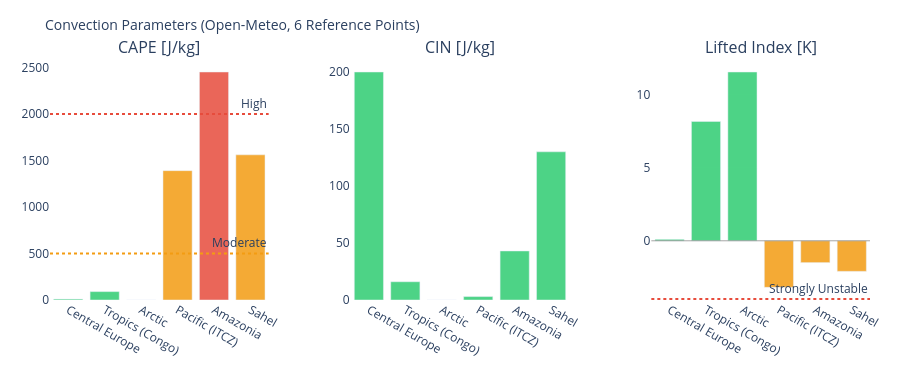

Source (notebook cell):
### Markdown cell above
---
## 3. Visualizations

### Code cell
# ============================================================
# CAPE / CIN / LIFTED INDEX – Convection potential
# ============================================================

if not df_atm.empty:
    fig = make_subplots(
        rows=1, cols=3,
        subplot_titles=['CAPE [J/kg]', 'CIN [J/kg]', 'Lifted Index [K]'],
        horizontal_spacing=0.1
    )
    pts = df_atm['point'].tolist()
    pt_colors = ['#E85D24','#185FA5','#888780','#378ADD','#639922','#F2A623']

    # CAPE – höher = mehr Gewitterpotential
    cape_vals = df_atm['cape'].fillna(0).tolist()
    cape_colors = ['#e74c3c' if v > 2000 else '#f39c12' if v > 500 else '#2ecc71'
                   for v in cape_vals]
    fig.add_trace(go.Bar(x=pts, y=cape_vals, marker_color=cape_colors,
                         opacity=0.85, showlegend=False), row=1, col=1)
    fig.add_hline(y=2000, line_dash='dot', line_color='#e74c3c',
                  annotation_text='High', row=1, col=1)
    fig.add_hline(y=500,  line_dash='dot', line_color='#f39c12',
                  annotation_text='Moderate', row=1, col=1)

    # CIN – negativer = stärker gedeckelt (weniger Auslöse)
    cin_vals = df_atm['cin'].fillna(0).tolist()
    cin_colors = ['#e74c3c' if v < -200 else '#f39c12' if v < -50 else '#2ecc71'
                  for v in cin_vals]
    fig.add_trace(go.Bar(x=pts, y=cin_vals, marker_color=cin_colors,
                         opacity=0.85, showlegend=False), row=1, col=2)

    # Lifted Index – negativ = instabil
    li_vals = df_atm['li'].fillna(0).tolist()
    li_colors = ['#e74c3c' if v < -4 else '#f39c12' if v < 0 else '#2ecc71'
                 for v in li_vals]
    fig.add_trace(go.Bar(x=pts, y=li_vals, marker_color=li_colors,
                         opacity=0.85, showlegend=False), row=1, col=3)
    fig.add_hline(y=0, line_color='gray', line_width=0.7, row=1, col=3)
    fig.add_hline(y=-4, line_dash='dot', line_color='#e74c3c',
                  annotation_text='Strongly Unstable', row=1, col=3)

    fig.update_layout(
        title=dict(text='Convection Parameters (Open-Meteo, 6 Reference Points)', font=dict(size=14)),
        height=380, plot_bgcolor='rgba(0,0,0,0)', paper_bgcolor='rgba(0,0,0,0)',
        margin=dict(l=50, r=30, t=60, b=80)
    )
    fig.update_xaxes(tickangle=30)
    fig.show()

### Figure 1 — Plotly figure (JSON) as saved in the notebook; plotly's stock layout.template omitted (floating-point values rounded to 4 significant figures)
{"data": [{"marker": {"color": ["#2ecc71", "#2ecc71", "#2ecc71", "#f39c12", "#e74c3c", "#f39c12"]}, "opacity": 0.85, "showlegend": false, "type": "bar", "x": ["Central Europe", "Tropics (Congo)", "Arctic", "Pacific (ITCZ)", "Amazonia", "Sahel"], "xaxis": "x", "y": [10.0, 90.0, 0.0, 1390.0, 2450.0, 1560.0], "yaxis": "y"}, {"marker": {"color": ["#2ecc71", "#2ecc71", "#2ecc71", "#2ecc71", "#2ecc71", "#2ecc71"]}, "opacity": 0.85, "showlegend": false, "type": "bar", "x": ["Central Europe", "Tropics (Congo)", "Arctic", "Pacific (ITCZ)", "Amazonia", "Sahel"], "xaxis": "x2", "y": [200.0, 16.0, 0.0, 3.0, 43.0, 130.0], "yaxis": "y2"}, {"marker": {"color": ["#2ecc71", "#2ecc71", "#2ecc71", "#f39c12", "#f39c12", "#f39c12"]}, "opacity": 0.85, "showlegend": false, "type": "bar", "x": ["Central Europe", "Tropics (Congo)", "Arctic", "Pacific (ITCZ)", "Amazonia", "Sahel"], "xaxis": "x3", "y": [0.1, 8.2, 11.6, -3.2, -1.5, -2.1], "yaxis": "y3"}], "layout": {"annotations": [{"font": {"size": 16}, "showarrow": false, "text": "CAPE [J/kg]", "x": 0.1333, "xanchor": "center", "xref": "paper", "y": 1.0, "yanchor": "bottom", "yref": "paper"}, {"font": {"size": 16}, "showarrow": false, "text": "CIN [J/kg]", "x": 0.5, "xanchor": "center", "xref": "paper", "y": 1.0, "yanchor": "bottom", "yref": "paper"}, {"font": {"size": 16}, "showarrow": false, "text": "Lifted Index [K]", "x": 0.8667, "xanchor": "center", "xref": "paper", "y": 1.0, "yanchor": "bottom", "yref": "paper"}, {"showarrow": false, "text": "High", "x": 1, "xanchor": "right", "xref": "x domain", "y": 2000, "yanchor": "bottom", "yref": "y"}, {"showarrow": false, "text": "Moderate", "x": 1, "xanchor": "right", "xref": "x domain", "y": 500, "yanchor": "bottom", "yref": "y"}, {"showarrow": false, "text": "Strongly Unstable", "x": 1, "xanchor": "right", "xref": "x3 domain", "y": -4, "yanchor": "bottom", "yref": "y3"}], "height": 380, "margin": {"b": 80, "l": 50, "r": 30, "t": 60}, "paper_bgcolor": "rgba(0,0,0,0)", "plot_bgcolor": "rgba(0,0,0,0)", "shapes": [{"line": {"color": "#e74c3c", "dash": "dot"}, "type": "line", "x0": 0, "x1": 1, "xref": "x domain", "y0": 2000, "y1": 2000, "yref": "y"}, {"line": {"color": "#f39c12", "dash": "dot"}, "type": "line", "x0": 0, "x1": 1, "xref": "x domain", "y0": 500, "y1": 500, "yref": "y"}, {"line": {"color": "gray", "width": 0.7}, "type": "line", "x0": 0, "x1": 1, "xref": "x3 domain", "y0": 0, "y1": 0, "yref": "y3"}, {"line": {"color": "#e74c3c", "dash": "dot"}, "type": "line", "x0": 0, "x1": 1, "xref": "x3 domain", "y0": -4, "y1": -4, "yref": "y3"}], "title": {"font": {"size": 14}, "text": "Convection Parameters (Open-Meteo, 6 Reference Points)"}, "xaxis": {"anchor": "y", "domain": [0.0, 0.2667], "tickangle": 30}, "xaxis2": {"anchor": "y2", "domain": [0.3667, 0.6333], "tickangle": 30}, "xaxis3": {"anchor": "y3", "domain": [0.7333, 1.0], "tickangle": 30}, "yaxis": {"anchor": "x", "domain": [0.0, 1.0]}, "yaxis2": {"anchor": "x2", "domain": [0.0, 1.0]}, "yaxis3": {"anchor": "x3", "domain": [0.0, 1.0]}}}
